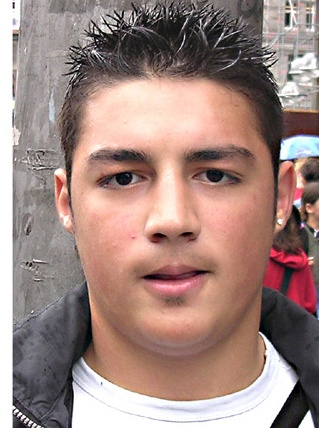
#> input picture Artificial Intelligence - Lab AL2002/Lab Leg 2/Lab - 6/12.jpg, 320 x 428 px
$ jupyter execute --allow-errors lab6.ipynb
#> lines starting #> are read from the running program, lines starting #| are printed output that depends on the picture; long printed decimals are rounded
[cell 1]
import cv2

# get image of cat from web
# represent image as numpy array
# [[255, 255, 255], [255, 255, 255], [255, 255, 255]]
# [[b, g, r], [b, g, r], [b, g, r]]
# access pixel at (0, 0), blue
# img[0][0][0]

# grayscale image as numpy array
# [[255], [255], [255]]
# access pixel at (0, 0), white
# img[0][0]

# converting color image to grayscale from scratch

# image normalization, remember to get integer values
# cat[i][j][0]=round((cat[i][j][0]*0.30))
# cat[i][j][1] = round((cat[i][j][1] * 0.59))
# cat[i][j][2] = round((cat[i][j][2] * 0.21))

# here we do b+g+r and divide by 3 to get matrix of grayscale values
# b=(int(cat[i][j][0]))
# c= (int(cat[i][j][1]))
# d= (int(cat[i][j][2]))
# e=int(int(b)+int(c)+int(d))
# f=int(int(e)//3)

# applying black and white filter from scratch
# cat = cv2.imread('cat.jpg',0) # easy way to read image as grayscale
# showimg(img=cat)

"""Cat practice"""
import cv2
import math
cat=cv2.imread('cat.jpg')
catx=cv2.imread('cat.jpg')
caty=cv2.imread('cat.jpg')
# get dimensions of image
#> (the rest of this cell did not finish here and is left out)

# Task 1
## Use horizontal filters to apply Sobel and Prewitt filters to an image from scratch.

[cell 2]
import cv2
import math
import matplotlib.pyplot as plt
import numpy as np

# converting color image to grayscale from scratch
image_file = '12.jpg'
input_image = cv2.imread(image_file)  # this is the array representation of the input image
#> input_image is the input picture: shape (428, 320, 3); mean B, G, R 128.8, 135.3, 161.1
[nx, ny, nz] = np.shape(input_image)  # nx: height, ny: width, nz: colors (RGB)
#> nx = 428; ny = 320; nz = 3

# Extracting each one of the RGB components
r_img, g_img, b_img = input_image[:, :, 0], input_image[:, :, 1], input_image[:, :, 2]

# The following operation will take weights and parameters to convert the color image to grayscale
gamma = 1.400  # a parameter
r_const, g_const, b_const = 0.2126, 0.7152, 0.0722  # weights for the RGB components respectively
grayscale_image = r_const * r_img ** gamma + g_const * g_img ** gamma + b_const * b_img ** gamma

# This command will display the grayscale image alongside the original image
fig1 = plt.figure(1)
ax1, ax2 = fig1.add_subplot(121), fig1.add_subplot(122)
ax1.imshow(input_image)
ax2.imshow(grayscale_image, cmap=plt.get_cmap('gray'))
fig1.show()
#> figure, not shown here; B, G, R data is drawn as R, G, B

# Sobel filter part
# Here we define the matrices associated with the Sobel filter
Gx = np.array([[1.0, 0.0, -1.0], [2.0, 0.0, -2.0], [1.0, 0.0, -1.0]])
Gy = np.array([[1.0, 2.0, 1.0], [0.0, 0.0, 0.0], [-1.0, -2.0, -1.0]])
[rows, columns] = np.shape(grayscale_image)  # we need to know the shape of the input grayscale image
#> rows = 428; columns = 320
sobel_filtered_image = np.zeros(shape=(rows, columns))  # initialization of the output image array (all elements are 0)

# Now we "sweep" the image in both x and y directions and compute the output
for i in range(rows - 2):
    for j in range(columns - 2):
        gx = np.sum(np.multiply(Gx, grayscale_image[i:i + 3, j:j + 3]))  # x direction
        gy = np.sum(np.multiply(Gy, grayscale_image[i:i + 3, j:j + 3]))  # y direction
        sobel_filtered_image[i + 1, j + 1] = np.sqrt(gx ** 2 + gy ** 2)  # calculate the "hypotenuse"
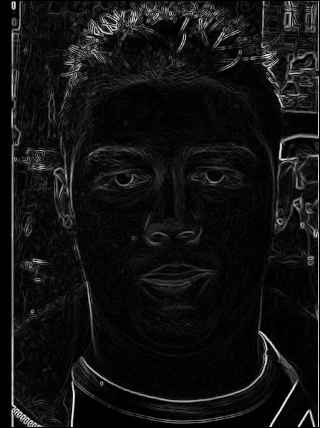
#> sobel_filtered_image: shape (428, 320) float64; min 0, max 9744.5, mean 705.6; drawn with min black and max white

# Display the original image and the Sobel filtered image
fig2 = plt.figure(2)
ax1, ax2 = fig2.add_subplot(121), fig2.add_subplot(122)
ax1.imshow(input_image)
ax2.imshow(sobel_filtered_image, cmap=plt.get_cmap('gray'))
fig2.show()
#> figure, not shown here; B, G, R data is drawn as R, G, B

# Prewitt filter part
# Here we define the matrices associated with the Prewitt filter
Px = np.array([[1.0, 0.0, -1.0], [1.0, 0.0, -1.0], [1.0, 0.0, -1.0]])
Py = np.array([[1.0, 1.0, 1.0], [0.0, 0.0, 0.0], [-1.0, -1.0, -1.0]])
[rows, columns] = np.shape(grayscale_image)  # we need to know the shape of the input grayscale image
prewitt_filtered_image = np.zeros(shape=(rows, columns))  # initialization of the output image array (all elements are 0)

# Now we "sweep" the image in both x and y directions and compute the output
for i in range(rows - 2):
    for j in range(columns - 2):
        gx = np.sum(np.multiply(Px, grayscale_image[i:i + 3, j:j + 3]))  # x direction
        gy = np.sum(np.multiply(Py, grayscale_image[i:i + 3, j:j + 3]))  # y direction
        prewitt_filtered_image[i + 1, j + 1] = np.sqrt(gx ** 2 + gy ** 2)  # calculate the "hypotenuse"

# Display the original image and the Prewitt filtered image
fig3 = plt.figure(3)
ax1, ax2 = fig3.add_subplot(121), fig3.add_subplot(122)
ax1.imshow(input_image)
ax2.imshow(prewitt_filtered_image, cmap=plt.get_cmap('gray'))
fig3.show()
#> figure, not shown here; B, G, R data is drawn as R, G, B

# Task 2
## Calculate the frequency of each color and make a histogram graph. You are not allowed to calculate the frequency using any library.

[cell 3]
import numpy as np
import matplotlib.pyplot as plt

# Read the image
img = cv2.imread('12.jpg')

# Count the number of pixels for each color
color_counts = np.zeros(3, dtype=np.int32)
for row in img:
  for pixel in row:
    color_counts[0] += pixel[0]
    color_counts[1] += pixel[1]
    color_counts[2] += pixel[2]
#> after the loop, color_counts = [17637100, 18524407, 22059415]

# Calculate the frequency of each color
color_frequencies = color_counts / np.prod(img.shape)
#> color_frequencies = [42.93, 45.08, 53.69]

# Create a histogram
plt.bar(['Red', 'Green', 'Blue'], color_frequencies)
plt.xlabel('Color')
plt.ylabel('Frequency')
plt.title('Histogram of color frequencies')
plt.show()
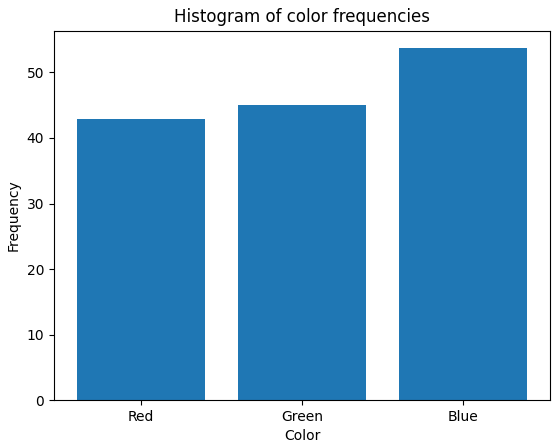
#> figure drawn by matplotlib, 1 panel; tallest bar 53.69 high, from x = 1.6 to 2.4

# Task 3
## Calculate the statistical features of image from scratch and then compare your calculated results with library calculated results.

[cell 4]
# Define a function to convert an image to grayscale
def tograyscale(img):
  # Get the dimensions of the image
  width, height, channels = img.shape

  # Create a new array to store the grayscale image
  gray = np.zeros((width, height))

  # Convert each pixel to grayscale
  for i in range(width):
    for j in range(height):
      gray[i, j] = round((img[i, j, 0]*0.30) + (img[i, j, 1]*0.59) + (img[i, j, 2]*0.21))

  return gray

import numpy as np
from math   import sqrt
import cv2

# Read the image
img = cv2.imread('12.jpg')
img = tograyscale(img)
pixels = img.flatten()

# Calculate the mean
mean = sum(pixels) / len(pixels)
#> mean = 152.2
# Calculate the variance
variance = sum((pixel - mean) ** 2 for pixel in pixels) / len(pixels)
#> variance = 5116.3
# Calculate the standard deviation
standard_deviation = sqrt(variance)
#> standard_deviation = 71.53
# Calculate the skewness
skewness = sum((pixel - mean) ** 3 for pixel in pixels) / len(pixels) / standard_deviation ** 3
#> skewness = 0.121
# Calculate the kurtosis
kurtosis = sum((pixel - mean) ** 4 for pixel in pixels) / len(pixels) / standard_deviation ** 4 - 3
#> kurtosis = -0.762

# Print the results
print('Mean:', mean)
#| Mean: 152.236
print('Variance:', variance)
#| Variance: 5116.292
print('Standard deviation:', standard_deviation)
#| Standard deviation: 71.528
print('Skewness:', skewness)
#| Skewness: 0.1212
print('Kurtosis:', kurtosis)
#| Kurtosis: -0.7619

# Calculate the statistical features using OpenCV
mean, stddev = cv2.meanStdDev(img)
#> mean = [152.2]; stddev = [71.53]
from scipy.stats import skew, kurtosis

# Calculate the skewness and kurtosis
skewness = skew(img.flatten())
kurtosis = kurtosis(img.flatten())

# Print the OpenCV results
print('OpenCV mean:', mean)
#| OpenCV mean: [[152.236]]
print('OpenCV standard deviation:', stddev)
#| OpenCV standard deviation: [[71.528]]
print('scipy skewness:', skewness)
#| scipy skewness: 0.1212
print('scipy kurtosis:', kurtosis)
#| scipy kurtosis: -0.7619

# Task 4
## Calculate the gray level co-occurrences matrix.

[cell 5]
# coding: utf-8

import numpy as np
import matplotlib.pyplot as plt
import cv2


def main():
    pass


def fast_glcm(img, vmin=0, vmax=255, levels=8, kernel_size=5, distance=1.0, angle=0.0):
    '''
    Parameters
    ----------
    img: array_like, shape=(h,w), dtype=np.uint8
        input image
    vmin: int
        minimum value of input image
    vmax: int
        maximum value of input image
    levels: int
        number of grey-levels of GLCM
    kernel_size: int
        Patch size to calculate GLCM around the target pixel
    distance: float
        pixel pair distance offsets [pixel] (1.0, 2.0, and etc.)
    angle: float
        pixel pair angles [degree] (0.0, 30.0, 45.0, 90.0, and etc.)

    Returns
    -------
    Grey-level co-occurrence matrix for each pixels
    shape = (levels, levels, h, w)
    '''

    mi, ma = vmin, vmax
    ks = kernel_size
    h,w = img.shape

    # digitize
    bins = np.linspace(mi, ma+1, levels+1)
    gl1 = np.digitize(img, bins) - 1

    # make shifted image
    dx = distance*np.cos(np.deg2rad(angle))
    dy = distance*np.sin(np.deg2rad(-angle))
    mat = np.array([[1.0,0.0,-dx], [0.0,1.0,-dy]], dtype=np.float32)
    gl2 = cv2.warpAffine(gl1, mat, (w,h), flags=cv2.INTER_NEAREST,
                         borderMode=cv2.BORDER_REPLICATE)

    # make glcm
    glcm = np.zeros((levels, levels, h, w), dtype=np.uint8)
    for i in range(levels):
        for j in range(levels):
            mask = ((gl1==i) & (gl2==j))
            glcm[i,j, mask] = 1

    kernel = np.ones((ks, ks), dtype=np.uint8)
    for i in range(levels):
        for j in range(levels):
            glcm[i,j] = cv2.filter2D(glcm[i,j], -1, kernel)

    glcm = glcm.astype(np.float32)
    return glcm


def fast_glcm_mean(img, vmin=0, vmax=255, levels=8, ks=5, distance=1.0, angle=0.0):
    '''
    calc glcm mean
    '''
    h,w = img.shape
    glcm = fast_glcm(img, vmin, vmax, levels, ks, distance, angle)
    mean = np.zeros((h,w), dtype=np.float32)
    for i in range(levels):
        for j in range(levels):
            mean += glcm[i,j] * i / (levels)**2

    return mean


def fast_glcm_std(img, vmin=0, vmax=255, levels=8, ks=5, distance=1.0, angle=0.0):
    '''
    calc glcm std
    '''
    h,w = img.shape
    glcm = fast_glcm(img, vmin, vmax, levels, ks, distance, angle)
    mean = np.zeros((h,w), dtype=np.float32)
    for i in range(levels):
        for j in range(levels):
            mean += glcm[i,j] * i / (levels)**2

    std2 = np.zeros((h,w), dtype=np.float32)
    for i in range(levels):
        for j in range(levels):
            std2 += (glcm[i,j] * i - mean)**2

    std = np.sqrt(std2)
    return std


def fast_glcm_contrast(img, vmin=0, vmax=255, levels=8, ks=5, distance=1.0, angle=0.0):
    '''
    calc glcm contrast
    '''
    h,w = img.shape
    glcm = fast_glcm(img, vmin, vmax, levels, ks, distance, angle)
    cont = np.zeros((h,w), dtype=np.float32)
    for i in range(levels):
        for j in range(levels):
            cont += glcm[i,j] * (i-j)**2

    return cont


def fast_glcm_dissimilarity(img, vmin=0, vmax=255, levels=8, ks=5, distance=1.0, angle=0.0):
    '''
    calc glcm dissimilarity
    '''
    h,w = img.shape
    glcm = fast_glcm(img, vmin, vmax, levels, ks, distance, angle)
    diss = np.zeros((h,w), dtype=np.float32)
    for i in range(levels):
        for j in range(levels):
            diss += glcm[i,j] * np.abs(i-j)

    return diss


def fast_glcm_homogeneity(img, vmin=0, vmax=255, levels=8, ks=5, distance=1.0, angle=0.0):
    '''
    calc glcm homogeneity
    '''
    h,w = img.shape
    glcm = fast_glcm(img, vmin, vmax, levels, ks, distance, angle)
    homo = np.zeros((h,w), dtype=np.float32)
    for i in range(levels):
        for j in range(levels):
            homo += glcm[i,j] / (1.+(i-j)**2)

    return homo


def fast_glcm_ASM(img, vmin=0, vmax=255, levels=8, ks=5, distance=1.0, angle=0.0):
    '''
    calc glcm asm, energy
    '''
    h,w = img.shape
    glcm = fast_glcm(img, vmin, vmax, levels, ks, distance, angle)
    asm = np.zeros((h,w), dtype=np.float32)
    for i in range(levels):
        for j in range(levels):
            asm  += glcm[i,j]**2

    ene = np.sqrt(asm)
    return asm, ene


def fast_glcm_max(img, vmin=0, vmax=255, levels=8, ks=5, distance=1.0, angle=0.0):
    '''
    calc glcm max
    '''
    glcm = fast_glcm(img, vmin, vmax, levels, ks, distance, angle)
    max_  = np.max(glcm, axis=(0,1))
    return max_


def fast_glcm_entropy(img, vmin=0, vmax=255, levels=8, ks=5, distance=1.0, angle=0.0):
    '''
    calc glcm entropy
    '''
    glcm = fast_glcm(img, vmin, vmax, levels, ks, distance, angle)
    pnorm = glcm / np.sum(glcm, axis=(0,1)) + 1./ks**2
    ent  = np.sum(-pnorm * np.log(pnorm), axis=(0,1))
    return ent


if __name__ == '__main__':
    main()

    levels = 8
    ks = 5
    mi, ma = 0, 255

    img = cv2.imread('12.jpg')
    img = tograyscale(img)
    h,w = img.shape
#> h = 428; w = 320

    img[:,:w//2] = img[:,:w//2]//2+127
    mean = fast_glcm_mean(img)
#> in fast_glcm, `gl1 = np.digitize(img, bins) - 1`:
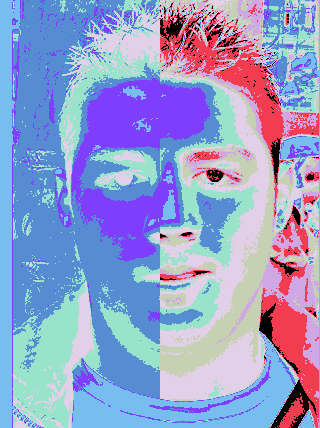
#> gl1: shape (428, 320) int64; 9 distinct labels, from 0 to 8; one colour per label, 0 black
#> in fast_glcm, `gl2 = cv2.warpAffine(gl1, mat, (w,h), flags=cv2.INTER_NEAREST, borderM..`:
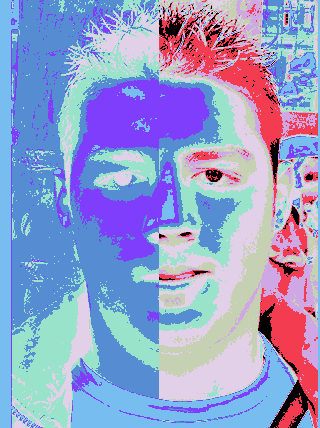
#> gl2: shape (428, 320) int32; 9 distinct labels, from 0 to 8; one colour per label, 0 black
#> after the loop in fast_glcm_mean, `for i in range(levels):`:
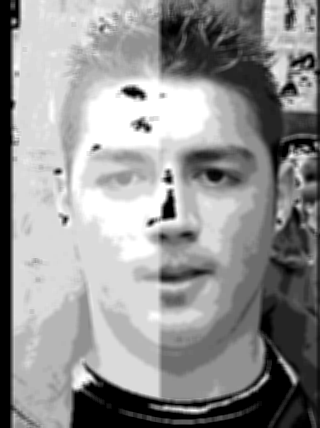
#> mean: shape (428, 320) float32; min 0, max 2.73, mean 1.57; drawn with min black and max white
    std = fast_glcm_std(img)
#> after the loop in fast_glcm_std, `for i in range(levels):`:
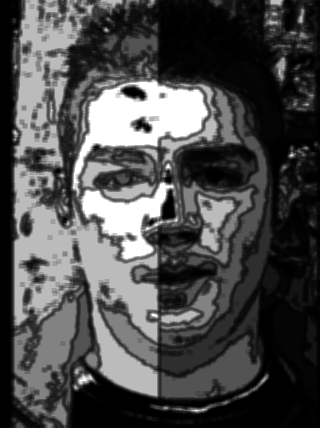
#> std2: shape (428, 320) float32; min 0, max 30146.5, mean 8981.2; drawn with min black and max white
    cont = fast_glcm_contrast(img)
    diss = fast_glcm_dissimilarity(img)
#> after the loop in fast_glcm_dissimilarity, `for i in range(levels):`:
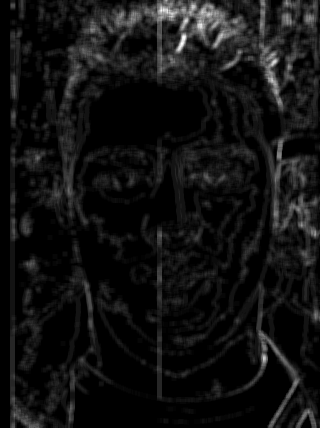
#> diss: shape (428, 320) float32; min 0, max 67, mean 4.8; drawn with min black and max white
    homo = fast_glcm_homogeneity(img)
#> after the loop in fast_glcm_homogeneity, `for i in range(levels):`:
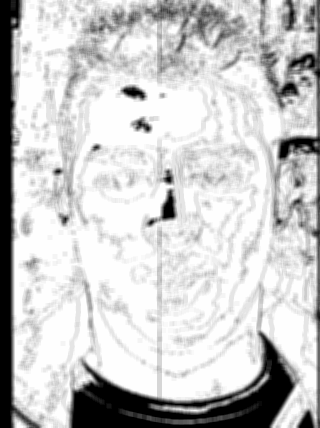
#> homo: shape (428, 320) float32; min 0, max 25, mean 19.8; drawn with min black and max white
    asm, ene = fast_glcm_ASM(img)
#> after the loop in fast_glcm_ASM, `for i in range(levels):`:
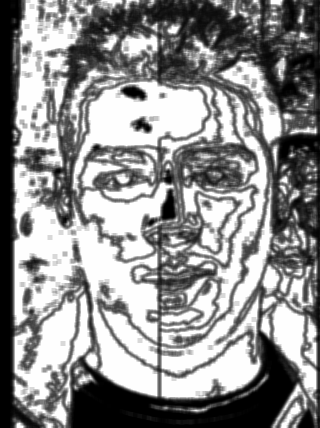
#> asm: shape (428, 320) float32; min 0, max 625, mean 347; drawn with min black and max white
    ma = fast_glcm_max(img)
    ent = fast_glcm_entropy(img)
#> in fast_glcm_entropy, `ent  = np.sum(-pnorm * np.log(pnorm), axis=(0,1))`:
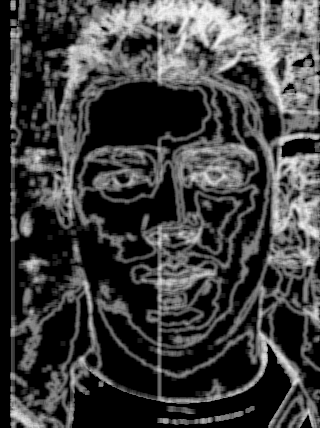
#> ent: shape (428, 320) float32; 7.29% of the values are NaN or infinite; the others: min 8.07, max 10.07, mean 8.62; drawn with min black, max white, NaN and infinite black

    plt.figure(figsize=(10,4.5))
    plt.rcParams['image.cmap'] = 'inferno'
    fs = 15
    plt.subplot(2,5,1)
    plt.tick_params(labelbottom=False, labelleft=False)
    plt.imshow(img)
    plt.title('original', fontsize=fs)

    plt.subplot(2,5,2)
    plt.tick_params(labelbottom=False, labelleft=False)
    plt.imshow(mean)
    plt.title('mean', fontsize=fs)

    plt.subplot(2,5,3)
    plt.tick_params(labelbottom=False, labelleft=False)
    plt.imshow(std)
    plt.title('std', fontsize=fs)

    plt.subplot(2,5,4)
    plt.tick_params(labelbottom=False, labelleft=False)
    plt.imshow(cont)
    plt.title('contrast', fontsize=fs)

    plt.subplot(2,5,5)
    plt.tick_params(labelbottom=False, labelleft=False)
    plt.imshow(diss)
    plt.title('dissimilarity', fontsize=fs)

    plt.subplot(2,5,6)
    plt.tick_params(labelbottom=False, labelleft=False)
    plt.imshow(homo)
    plt.title('homogeneity', fontsize=fs)

    plt.subplot(2,5,7)
    plt.tick_params(labelbottom=False, labelleft=False)
    plt.imshow(asm)
    plt.title('ASM', fontsize=fs)

    plt.subplot(2,5,8)
    plt.tick_params(labelbottom=False, labelleft=False)
    plt.imshow(ene)
    plt.title('energy', fontsize=fs)

    plt.subplot(2,5,9)
    plt.tick_params(labelbottom=False, labelleft=False)
    plt.imshow(ma)
    plt.title('max', fontsize=fs)

    plt.subplot(2,5,10)
    plt.tick_params(labelbottom=False, labelleft=False)
    plt.imshow(ent)
    plt.title('entropy', fontsize=fs)

    plt.tight_layout(pad=0.5)
    plt.show()
